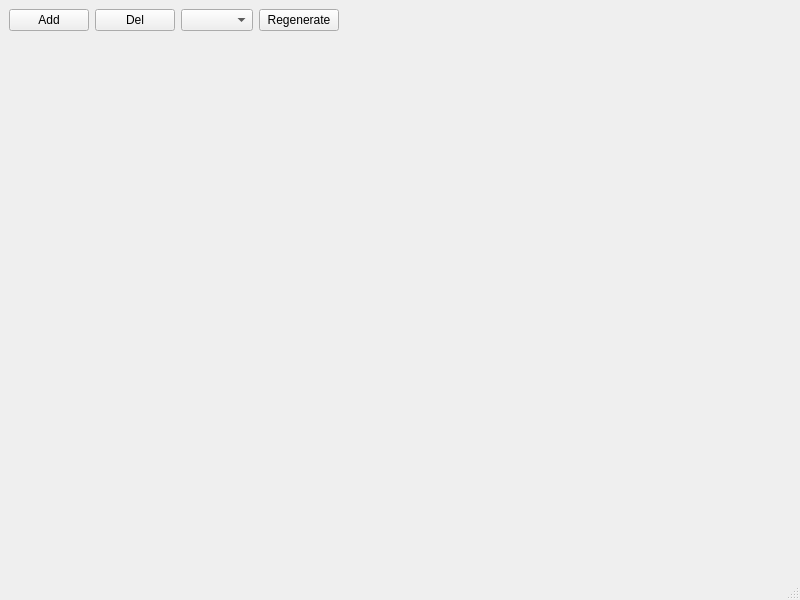
<?xml version="1.0" encoding="UTF-8"?>
<ui version="4.0">
 <class>MainWnd</class>
 <widget class="QMainWindow" name="MainWnd">
  <property name="geometry">
   <rect>
    <x>0</x>
    <y>0</y>
    <width>800</width>
    <height>600</height>
   </rect>
  </property>
  <property name="windowTitle">
   <string>MainWnd</string>
  </property>
  <widget class="QWidget" name="centralwidget">
   <layout class="QVBoxLayout" name="verticalLayout" stretch="0,1">
    <item>
     <layout class="QHBoxLayout" name="horizontalLayout">
      <item>
       <widget class="QPushButton" name="bAdd">
        <property name="text">
         <string>Add</string>
        </property>
       </widget>
      </item>
      <item>
       <widget class="QPushButton" name="bDel">
        <property name="text">
         <string>Del</string>
        </property>
       </widget>
      </item>
      <item>
       <widget class="QComboBox" name="cmSeries"/>
      </item>
      <item>
       <widget class="QPushButton" name="bRegenerate">
        <property name="text">
         <string>Regenerate</string>
        </property>
       </widget>
      </item>
      <item>
       <spacer name="horizontalSpacer">
        <property name="orientation">
         <enum>Qt::Horizontal</enum>
        </property>
        <property name="sizeHint" stdset="0">
         <size>
          <width>40</width>
          <height>20</height>
         </size>
        </property>
       </spacer>
      </item>
     </layout>
    </item>
    <item>
     <widget class="KuChart" name="chart" native="true"/>
    </item>
   </layout>
  </widget>
  <widget class="QMenuBar" name="menubar">
   <property name="geometry">
    <rect>
     <x>0</x>
     <y>0</y>
     <width>800</width>
     <height>26</height>
    </rect>
   </property>
  </widget>
  <widget class="QStatusBar" name="statusbar"/>
 </widget>
 <customwidgets>
  <customwidget>
   <class>KuChart</class>
   <extends>QWidget</extends>
   <header>kuchart.h</header>
   <container>1</container>
  </customwidget>
 </customwidgets>
 <resources/>
 <connections/>
</ui>
